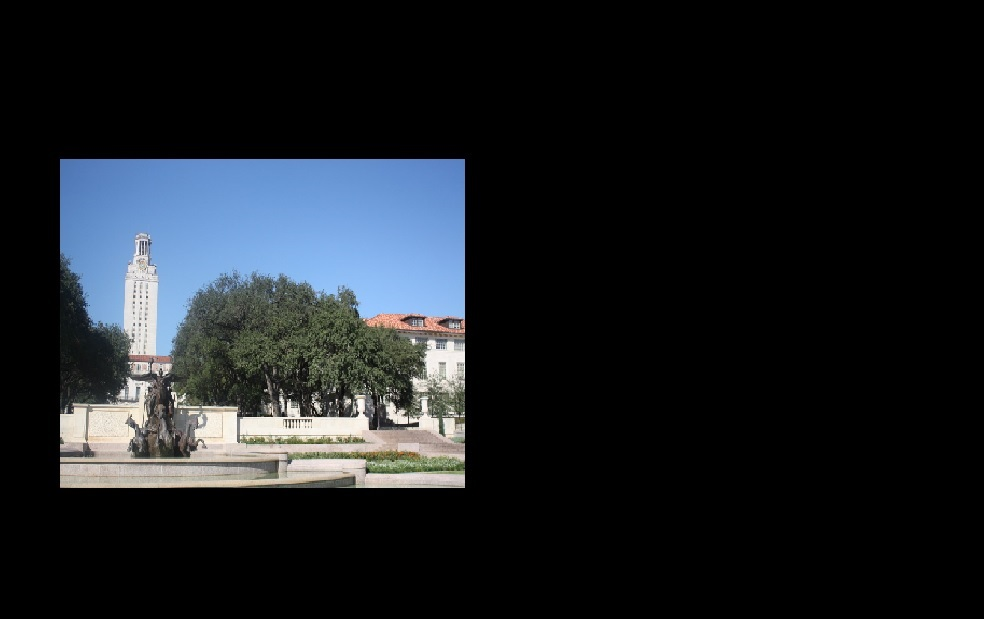
#> input picture image_stitching/large2_uttower_left.jpg, 984 x 619 px
$ python image_stitching.py
#> lines starting #> are read from the running program, lines starting #| are printed output that depends on the picture
import cv2
import numpy as np

def add_circles(image,cords_list):
    """This method is responsible for drawing circles on the images from cordinates stored in an array

    Args:
        image (numpy array): the image which will have circles drawn on it.
        cords_list (array[array[]]): array containing an array of cordinates

    Returns:
        numpy array: returns an image with cicles drawn on them
    """

    # Convert the grayscale image to colour for displaying purposes.
    cur_image = cv2.cvtColor(image,cv2.COLOR_GRAY2RGB)

    # Iterate through te cordinates and draw it onto the image.
    for cord in cords_list:
        c_cord=(int(cord[0][0]),int(cord[0][1]))
        cur_image = cv2.circle(cur_image,center=c_cord,radius=3,color=(0,255,0),thickness=-1)
    return cur_image

def main():

    # Load both images as grayscale.
    base = cv2.imread("large2_uttower_left.jpg", cv2.IMREAD_GRAYSCALE)
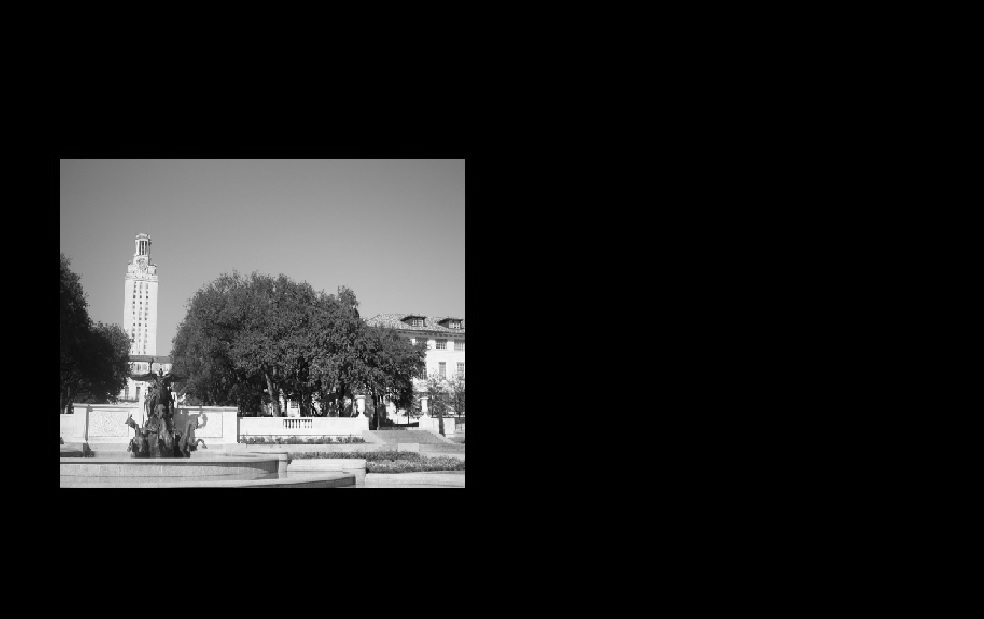
#> base: shape (619, 984); min 0, max 255, mean 30
    trans = cv2.imread("uttower_right.jpg", cv2.IMREAD_GRAYSCALE)
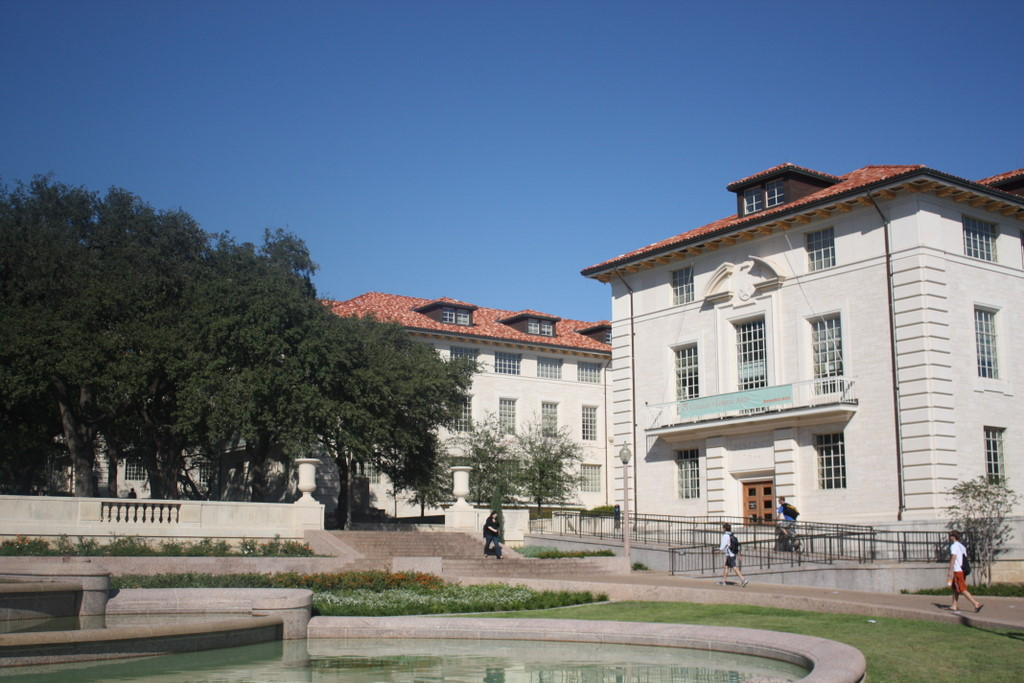
#> input picture image_stitching/uttower_right.jpg, 1024 x 683 px
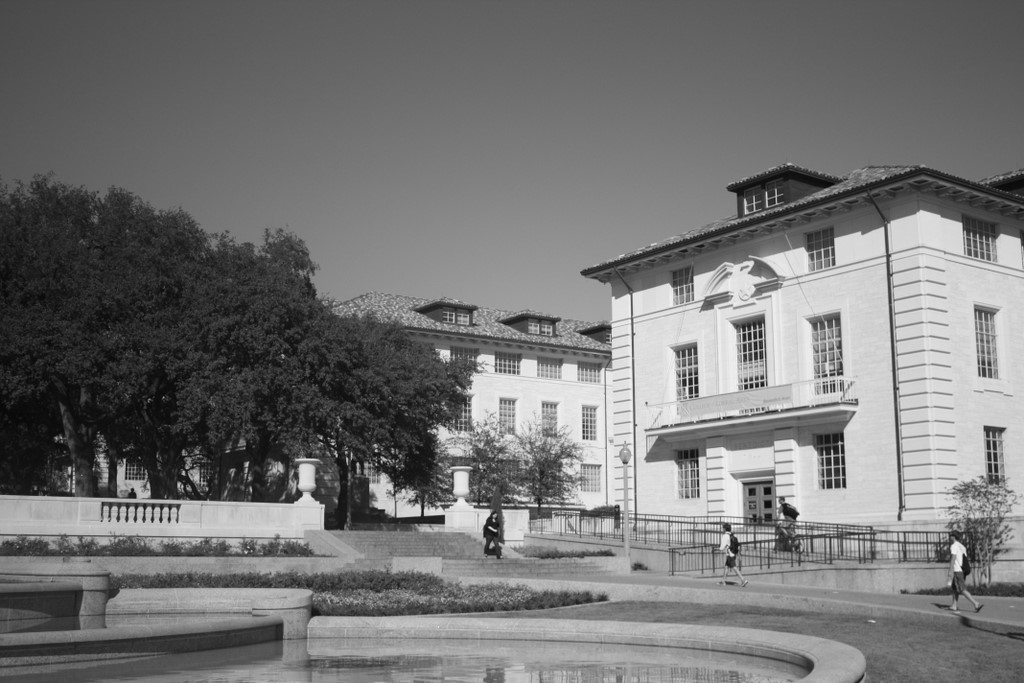
#> trans: shape (683, 1024); min 3, max 255, mean 117

    # Create a detector object.
    detector = cv2.AKAZE_create()

    # find the keypoints and descriptors for both images.
    kp_base, desc_base = detector.detectAndCompute(base, None)
#> kp_base = 816 keypoints; strongest (x, y, size): (457, 479, 11.4), (445, 363, 32.3), (446, 360, 22.8), (379, 421, 16.1)
    kp_trans, desc_trans = detector.detectAndCompute(trans, None)
#> kp_trans = 2237 keypoints; strongest (x, y, size): (957, 548, 8.1), (439, 520, 8.1), (792, 513, 8.1), (444, 354, 8.1)

    # create Matcher object.
    bf_match = cv2.BFMatcher(cv2.NORM_HAMMING, crossCheck=True)

    # Match match descriptors between the base and trans images.
    matches = bf_match.match(desc_trans,desc_base)
#> matches = 369 matches

    # Sort matches by distance.
    matches = sorted(matches, key = lambda x:x.distance)

    # Obtain matching points that will be used to draw on both images.
    trans_pts = np.float32([ kp_trans[matches[m].queryIdx].pt for m in range(0, 20) ]).reshape(-1,1,2)
#> trans_pts = 20 rows, first 8: [451.7, 417.5], [279.5, 490.4], [215.1, 487.3], [461.9, 400.7], [475.5, 412.8], [119.1, 200], [290.7, 252.2], [328.2, 287.6]
    base_pts = np.float32([ kp_base[matches[m].trainIdx].pt for m in range(0, 20) ]).reshape(-1,1,2)
#> base_pts = 20 rows, first 8: [419.8, 373], [348.7, 411.4], [324.2, 412.5], [421.1, 364.3], [429.2, 369.8], [282.3, 280.1], [347.9, 296.9], [366.9, 314.4]

     # Draw circles on both images illustraiting the matching points.
    trans_circle = add_circles(trans,trans_pts)
#> the loop in add_circles, `for cord in cords_list:` made 20 passes
#> (cord, c_cord) on passes 1 to 12: ([[451.7, 417.5]], (451, 417)), ([[279.5, 490.4]], (279, 490)), ([[215.1, 487.3]], (215, 487)), ([[461.9, 400.7]], (461, 400)), ([[475.5, 412.8]], (475, 412)), ([[119.1, 200]], (119, 200)), ([[290.7, 252.2]], (290, 252)), ([[328.2, 287.6]], (328, 287)), ([[305.8, 471.7]], (305, 471)), ([[301.9, 260.1]], (301, 260)), ([[465.8, 382.9]], (465, 382)), ([[398.2, 564.6]], (398, 564))
#> after the loop in add_circles, `for cord in cords_list:`:
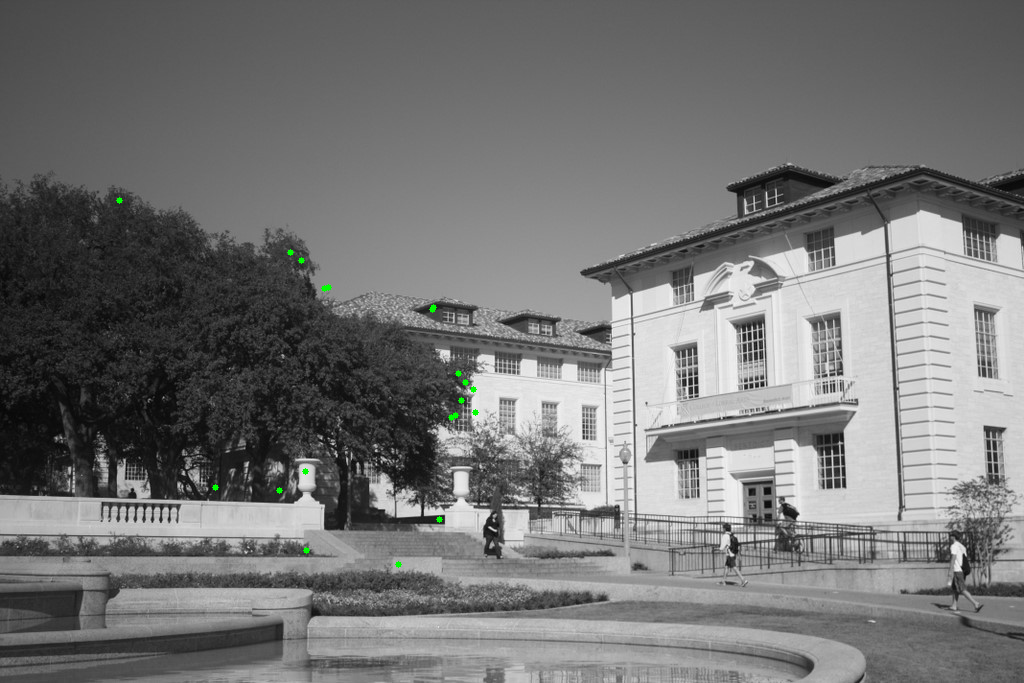
#> cur_image: shape (683, 1024, 3); mean B, G, R 117, 117.2, 117
    base_circle = add_circles(base,base_pts)
#> the loop in add_circles (call 2), `for cord in cords_list:` made 20 passes
#> (cord, c_cord) on passes 1 to 12: ([[419.8, 373]], (419, 372)), ([[348.7, 411.4]], (348, 411)), ([[324.2, 412.5]], (324, 412)), ([[421.1, 364.3]], (421, 364)), ([[429.2, 369.8]], (429, 369)), ([[282.3, 280.1]], (282, 280)), ([[347.9, 296.9]], (347, 296)), ([[366.9, 314.4]], (366, 314)), ([[360.6, 401.8]], (360, 401)), ([[352, 300.5]], (352, 300)), ([[422.2, 354.7]], (422, 354)), ([[400.5, 447.3]], (400, 447))
#> after the loop in add_circles (call 2), `for cord in cords_list:`:
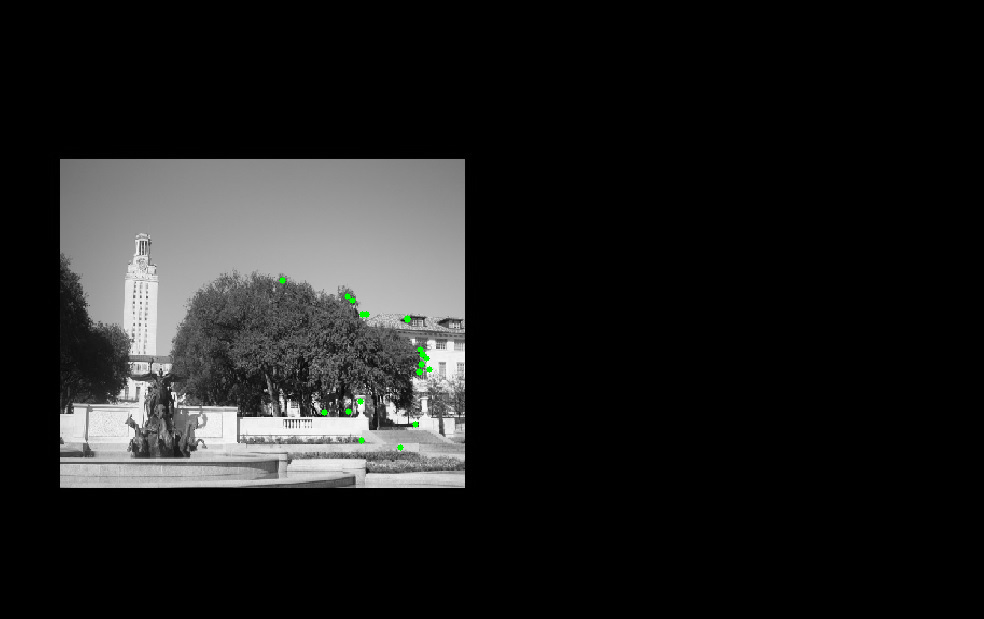
#> cur_image: shape (619, 984, 3); mean B, G, R 29.8, 30.1, 29.8

    # Display and write images.
    cv2.imwrite("Transform_Image_Matching_Points.png",trans_circle)
    cv2.imwrite("Base_Image_Matching_Points.png",base_circle)
    cv2.imshow('Transform Image', trans_circle)
    cv2.imshow('Base Image', base_circle)

    # Compute Homeography by using the trans_pts and base_pts.
    trans_matrix, _ = cv2.findHomography(trans_pts,base_pts,cv2.RANSAC)
#> trans_matrix = [[0.298, 0.0151, 234.4], [-0.0981, 0.437, 196.1], [-0.000202, -2.79e-05, 1]]
    # print(trans_matrix)

    # Prefrom warped perspective using the transformation matrix on the trans image.
    # Use the base.shape so that it has the same matrix size as the other.
    trans_warp = cv2.warpPerspective(trans, trans_matrix, (base.shape[1], base.shape[0]))
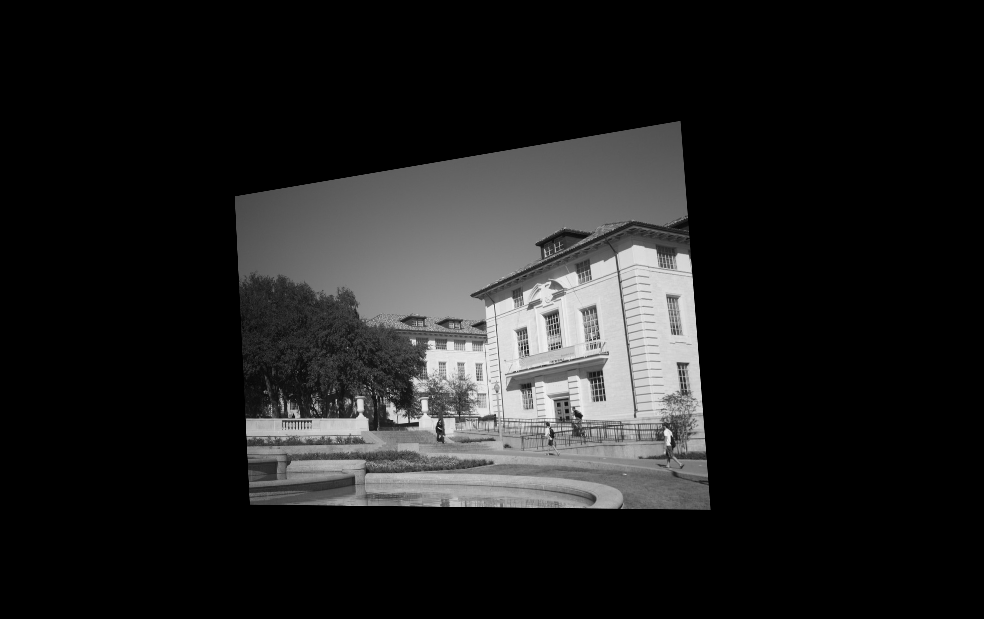
#> trans_warp: shape (619, 984); min 0, max 241, mean 31.9
    cv2.imshow("Transform Warp", trans_warp)
    cv2.imwrite("Transform_Warp.png", trans_warp)

    # Merge the images using the python or wise method.
    merge_image = base | trans_warp
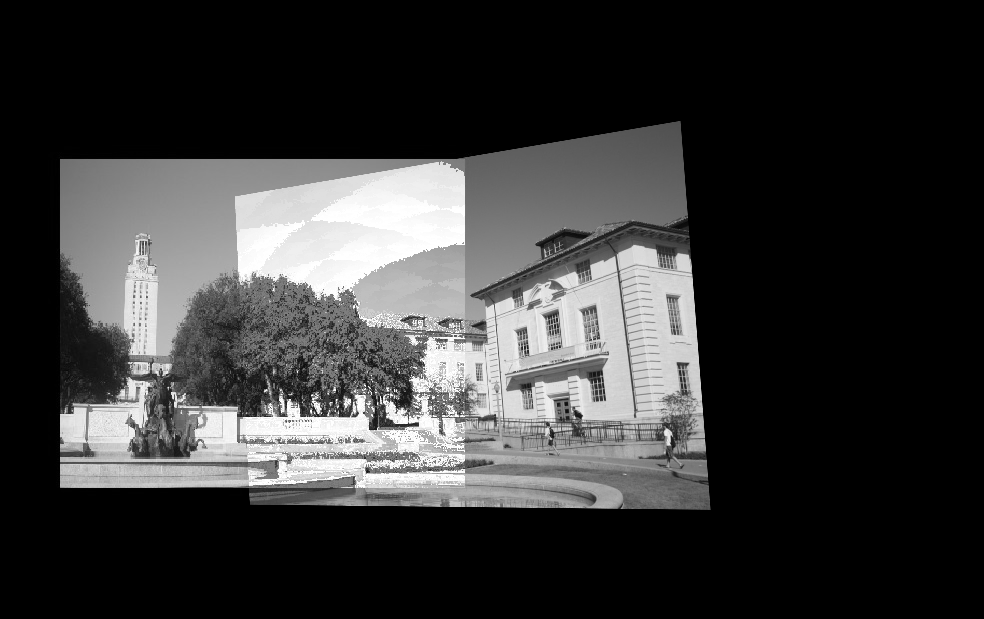
#> merge_image: shape (619, 984); min 0, max 255, mean 55.2
    cv2.imshow("Merged Image", merge_image)
    cv2.imwrite("Merged_Image.png", merge_image)

    # Output a gray base image for example showing blending.
    cv2.imwrite("Base_Image_Grey.png",base)
    cv2.waitKey(0)
    cv2.destroyAllWindows()


# Main method for running all the functions.
if __name__ == "__main__":
    main()
